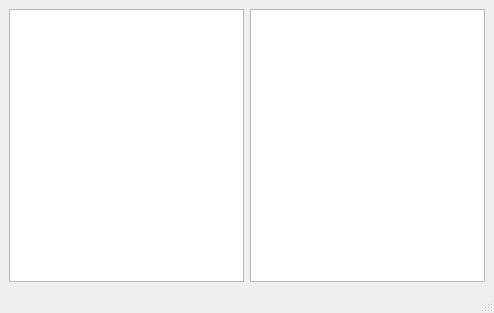
<?xml version="1.0" encoding="UTF-8"?>
<ui version="4.0">
 <class>MainWindow</class>
 <widget class="QMainWindow" name="MainWindow">
  <property name="geometry">
   <rect>
    <x>0</x>
    <y>0</y>
    <width>494</width>
    <height>313</height>
   </rect>
  </property>
  <property name="windowTitle">
   <string>MainWindow</string>
  </property>
  <widget class="QWidget" name="centralwidget">
   <layout class="QHBoxLayout" name="horizontalLayout">
    <item>
     <widget class="QTreeView" name="treeView"/>
    </item>
    <item>
     <widget class="QListView" name="listView"/>
    </item>
   </layout>
  </widget>
  <widget class="QMenuBar" name="menubar">
   <property name="geometry">
    <rect>
     <x>0</x>
     <y>0</y>
     <width>494</width>
     <height>17</height>
    </rect>
   </property>
  </widget>
  <widget class="QStatusBar" name="statusbar"/>
 </widget>
 <resources/>
 <connections/>
</ui>
